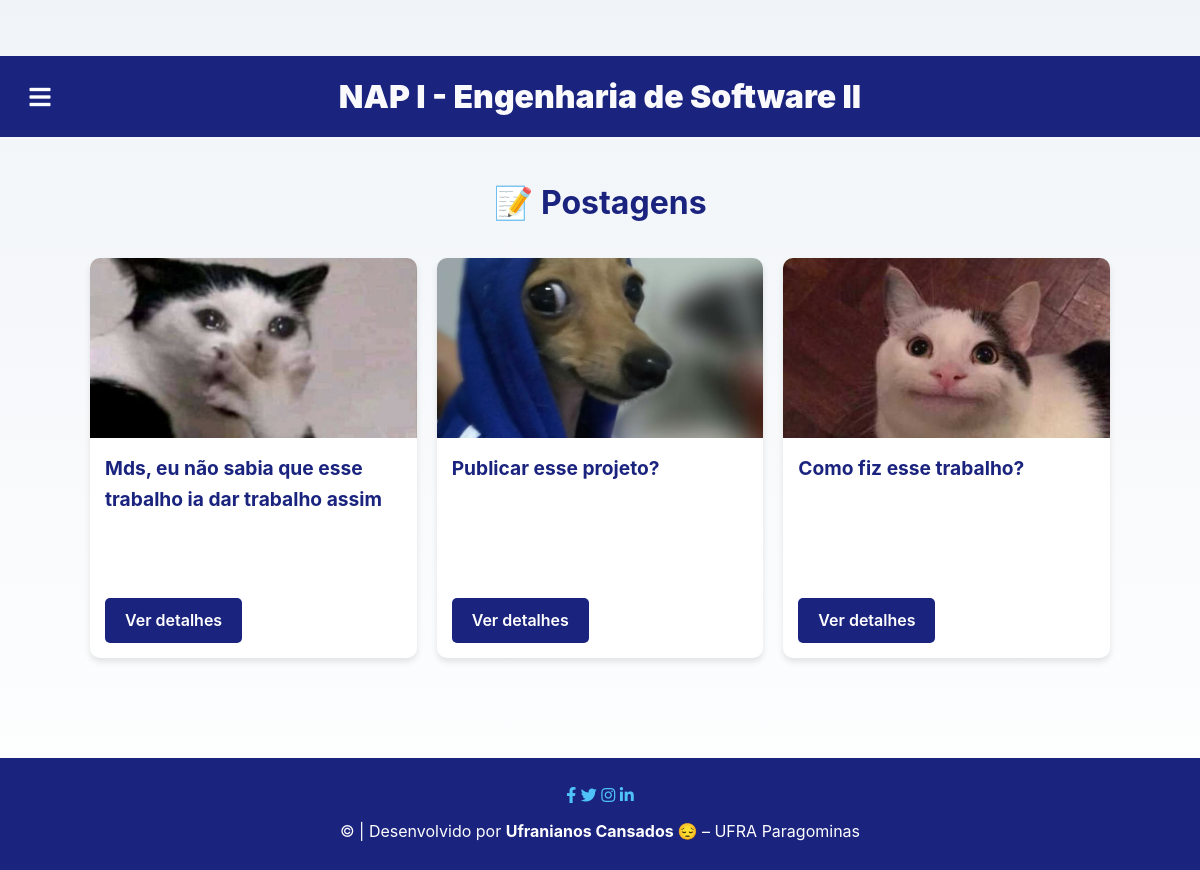
The page / on the database its author committed.
### blog/models.py (models this page shows, shortened)
class Post(models.Model):
    titulo = models.CharField(max_length=200)
    texto = models.TextField()
    pub_date = models.DateTimeField(auto_now_add=True)
    imagem = models.ImageField(upload_to='imagens/')
    class Meta:
        verbose_name = 'Postagem'
        verbose_name_plural = 'Postagens'
        ordering = ['-pub_date']

### blog/views.py (the view)
# urls.py: path('', views.index, name='index'),
def index(request):
    posts = Post.objects.all()
    return render(request, 'blog/index.html', {'posts': posts})

### blog/templates/blog/index.html (shortened to what this page needs)
{% extends 'blog/base.html' %}
{% load static %}
{% block content %}
    <div class="container">
        <header class="header">
            <h1>📝 Postagens</h1>
        </header>
        {% if posts %}
        <div class="cards-grid">
            {% for post in posts %}
            <div class="card">
                {% if post.imagem %}
                <img class="card-img" src="{{ post.imagem.url }}"
                    alt="Imagem do post {{ post.titulo|default:'sem título' }}">
                {% endif %}
                <div class="card-body">
                    <h2 class="card-title">{{ post.titulo }}</h2>
                    <a class="btn-ver-detalhes" href="{% url 'detalhes' post.id %}">Ver detalhes</a>
                </div>
            </div>
            {% endfor %}
        </div>
        {% else %}
        <p class="empty-message">Nenhum post publicado ainda, sorry 😴</p>
        {% endif %}
    </div>
{% endblock %}

### blog/templates/blog/base.html (shortened to what this page needs)
{% load static %}
<!DOCTYPE html>
<html lang="pt-br">
<head>
    <link rel="stylesheet" href="https://use.fontawesome.com/releases/v5.11.2/css/all.css" />
    <link rel="stylesheet" href="{% static 'css/mdb.min.css' %}" />
    <link rel="stylesheet" href="{% static 'css/style.css' %}" />
</head>
<body>
    <header class="header-container">
        <div class="header-content">
            <button class="menu-btn" type="button" data-mdb-toggle="collapse"
                data-mdb-target="#navbarNav" aria-controls="navbarNav" aria-expanded="false"
                aria-label="Alternar navegação">
                <i class="fas fa-bars"></i>
            </button>
            <h1 class="site-title">
                NAP I - Engenharia de Software II
            </h1>
        </div>
    </header>
    <main class="my-5 pt-5">
        <div class="container">
            {% block content %}
            {% endblock %}
        </div>
    </main>
    <footer class="bg-light text-center text-lg-start text-muted mt-5">
        <footer style="background-color: #1a237e; color: rgb(254, 254, 254); padding: 25px 0; margin-top: 60px;">
            <div style="text-align: center; margin-bottom: 10px;">
                <a href="#" style="color: #4fc3f7"; class="text-white me-3"><i class="fab fa-facebook-f"></i></a>
                <a href="#" style="color: #4fc3f7"; class="text-white me-3"><i class="fab fa-twitter"></i></a>
                <a href="#" style="color: #4fc3f7"; class="text-white me-3"><i class="fab fa-instagram"></i></a>
                <a href="#" style="color: #4fc3f7"; class="text-white me-3"><i class="fab fa-linkedin-in"></i></a>
            </div>
            <div style="text-align: center;">
                © {{ now|date:"Y" }} | Desenvolvido por <strong>Ufranianos Cansados 😔</strong> – UFRA Paragominas
            </div>
        </footer>
</body>
</html>

### static/css/style.css (style rules this page uses)
* { margin: 0; padding: 0; box-sizing: border-box; font-family: 'Inter', sans-serif; }
body { background: linear-gradient(to bottom, #f0f4f8, #ffffff); color: #333; padding-top: 56px; line-height: 1.6; }
.container { max-width: 1100px; margin: 0 auto; padding: 20px; }
.header { text-align: center; margin-bottom: 30px; }
h1, h2, h3 { color: #1a237e; margin-bottom: 15px; }
.card { background: white; border-radius: 10px; overflow: hidden; box-shadow: 0 4px 6px rgba(0, 0, 0, 0.1); transition: all 0.3s; margin-bottom: 20px; display: flex; flex-direction: column; height: 100%; position: relative; min-height: 380px; }
.card-img { width: 100%; height: 180px; object-fit: cover; flex-shrink: 0; }
.card-body { padding: 15px; display: flex; flex-direction: column; flex-grow: 1; padding-bottom: 50px; }
.card-title { font-size: 1.2rem; margin-bottom: 10px; color: #1a237e; }
.cards-grid { display: grid; grid-template-columns: repeat(auto-fill, minmax(280px, 1fr)); gap: 20px; align-items: stretch; }
.btn-primary, .btn-ver-detalhes, .btn-enviar { background-color: #1a237e; border-color: #28a0c5; color: white; transition: all 0.3s; }
.btn-ver-detalhes { position: absolute; left: 15px; bottom: 15px; padding: 10px 20px; border: none; border-radius: 5px; text-decoration: none; font-weight: 600; }

### blog/templates/blog/base.html (style rules this page uses)
.header-container { background-color: #1a237e; padding: 15px 0; position: relative; }
.header-content { display: flex; align-items: center; justify-content: space-between; max-width: 1200px; margin: 0 auto; padding: 0 20px; }
.menu-btn { color: white; font-size: 1.5rem; background: transparent; border: none; padding: 10px; cursor: pointer; display: flex; align-items: center; justify-content: center; width: 40px; height: 40px; border-radius: 50%; transition: background-color 0.3s; }
.site-title { color: rgb(250, 250, 252); font-size: 2.0rem; font-weight: 900; margin: 0; text-align: center; flex-grow: 1; padding: 0 20px; }

### rows shown on the page
Post: imagem (picture), titulo "Mds, eu não sabia que esse trabalho ia dar trabalho assim"
Post: imagem (picture), titulo "Publicar esse projeto?"
Post: imagem (picture), titulo "Como fiz esse trabalho?"
